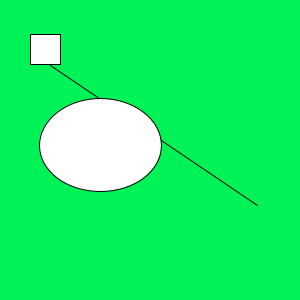
Frame 1 (no input)
Frame 60 (the mouse pressed at the canvas centre just before this capture): identical to frame 1, image omitted
Frame 120 (the mouse held since frame 60 and released just before this capture): identical to frame 1, image omitted

The Processing sketch that drew this single still picture (run headless with seeded random() and noise(); from frame 60 on, the mouse is pressed at the canvas centre):

// Processing sketch: sketch_260313
// ── sketch_260313.pde
void setup()
{
  size(300,300);
}
void draw()
{
  background(0,243,86);
  line(50,65,257,205);
  ellipse(100,145,122,93);
  rect(30,34,30,30);
}
